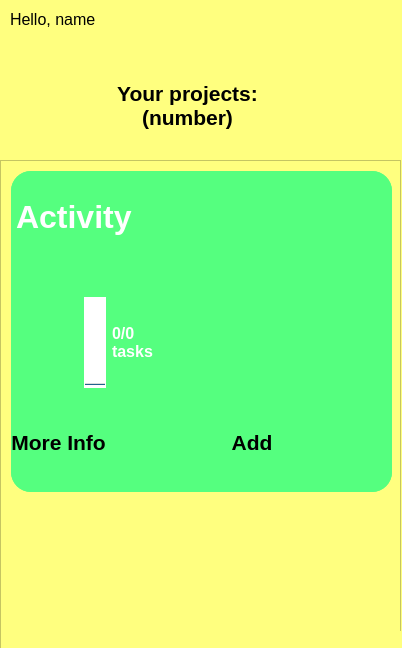
<?xml version="1.0" encoding="UTF-8"?>
<ui version="4.0">
 <class>Dialog</class>
 <widget class="QDialog" name="Dialog">
  <property name="geometry">
   <rect>
    <x>0</x>
    <y>0</y>
    <width>402</width>
    <height>648</height>
   </rect>
  </property>
  <property name="focusPolicy">
   <enum>Qt::TabFocus</enum>
  </property>
  <property name="windowTitle">
   <string>Activities View</string>
  </property>
  <property name="styleSheet">
   <string notr="true">background-color: rgb(255, 255, 127);</string>
  </property>
  <property name="sizeGripEnabled">
   <bool>true</bool>
  </property>
  <widget class="QWidget" name="gridLayoutWidget">
   <property name="geometry">
    <rect>
     <x>0</x>
     <y>0</y>
     <width>401</width>
     <height>161</height>
    </rect>
   </property>
   <layout class="QGridLayout" name="gridLayout" rowstretch="0,0,0">
    <property name="leftMargin">
     <number>10</number>
    </property>
    <property name="topMargin">
     <number>10</number>
    </property>
    <property name="rightMargin">
     <number>10</number>
    </property>
    <property name="bottomMargin">
     <number>10</number>
    </property>
    <item row="0" column="0">
     <widget class="QLabel" name="labelGreeting">
      <property name="sizePolicy">
       <sizepolicy hsizetype="Minimum" vsizetype="Maximum">
        <horstretch>0</horstretch>
        <verstretch>0</verstretch>
       </sizepolicy>
      </property>
      <property name="font">
       <font>
        <family>Arial</family>
        <pointsize>12</pointsize>
       </font>
      </property>
      <property name="text">
       <string>Hello, name</string>
      </property>
     </widget>
    </item>
    <item row="1" column="0">
     <spacer name="verticalSpacer_2">
      <property name="orientation">
       <enum>Qt::Horizontal</enum>
      </property>
      <property name="sizeType">
       <enum>QSizePolicy::Minimum</enum>
      </property>
      <property name="sizeHint" stdset="0">
       <size>
        <width>20</width>
        <height>20</height>
       </size>
      </property>
     </spacer>
    </item>
    <item row="2" column="1">
     <spacer name="verticalSpacer">
      <property name="orientation">
       <enum>Qt::Vertical</enum>
      </property>
      <property name="sizeType">
       <enum>QSizePolicy::Minimum</enum>
      </property>
      <property name="sizeHint" stdset="0">
       <size>
        <width>20</width>
        <height>40</height>
       </size>
      </property>
     </spacer>
    </item>
    <item row="2" column="0">
     <widget class="QLabel" name="labelProjectsNum">
      <property name="font">
       <font>
        <family>Arial</family>
        <pointsize>16</pointsize>
        <weight>50</weight>
        <bold>false</bold>
       </font>
      </property>
      <property name="text">
       <string>&lt;html&gt;&lt;head/&gt;&lt;body&gt;&lt;p align=&quot;center&quot;&gt;&lt;b&gt;Your projects: &lt;b&gt;&lt;br&gt; (number)&lt;/p&gt;&lt;/body&gt;&lt;/html&gt;</string>
      </property>
      <property name="wordWrap">
       <bool>true</bool>
      </property>
     </widget>
    </item>
    <item row="1" column="1">
     <widget class="QLabel" name="label_Image">
      <property name="sizePolicy">
       <sizepolicy hsizetype="Fixed" vsizetype="Fixed">
        <horstretch>0</horstretch>
        <verstretch>0</verstretch>
       </sizepolicy>
      </property>
      <property name="text">
       <string/>
      </property>
     </widget>
    </item>
   </layout>
  </widget>
  <widget class="QScrollArea" name="scrollArea">
   <property name="geometry">
    <rect>
     <x>0</x>
     <y>160</y>
     <width>401</width>
     <height>811</height>
    </rect>
   </property>
   <property name="sizePolicy">
    <sizepolicy hsizetype="Expanding" vsizetype="Expanding">
     <horstretch>0</horstretch>
     <verstretch>0</verstretch>
    </sizepolicy>
   </property>
   <property name="verticalScrollBarPolicy">
    <enum>Qt::ScrollBarAsNeeded</enum>
   </property>
   <property name="horizontalScrollBarPolicy">
    <enum>Qt::ScrollBarAlwaysOff</enum>
   </property>
   <property name="widgetResizable">
    <bool>false</bool>
   </property>
   <widget class="QWidget" name="scrollAreaWidgetContents">
    <property name="geometry">
     <rect>
      <x>0</x>
      <y>0</y>
      <width>399</width>
      <height>809</height>
     </rect>
    </property>
    <widget class="QFrame" name="frame">
     <property name="geometry">
      <rect>
       <x>10</x>
       <y>10</y>
       <width>381</width>
       <height>321</height>
      </rect>
     </property>
     <property name="autoFillBackground">
      <bool>false</bool>
     </property>
     <property name="styleSheet">
      <string notr="true">border-radius: 20px;
background-color: rgb(85, 255, 127);
</string>
     </property>
     <property name="frameShape">
      <enum>QFrame::StyledPanel</enum>
     </property>
     <property name="frameShadow">
      <enum>QFrame::Raised</enum>
     </property>
     <property name="lineWidth">
      <number>10</number>
     </property>
     <property name="midLineWidth">
      <number>10</number>
     </property>
     <widget class="QWidget" name="verticalLayoutWidget">
      <property name="geometry">
       <rect>
        <x>0</x>
        <y>0</y>
        <width>381</width>
        <height>91</height>
       </rect>
      </property>
      <layout class="QVBoxLayout" name="verticalLayout">
       <property name="leftMargin">
        <number>5</number>
       </property>
       <property name="topMargin">
        <number>5</number>
       </property>
       <property name="rightMargin">
        <number>5</number>
       </property>
       <property name="bottomMargin">
        <number>5</number>
       </property>
       <item>
        <widget class="QLabel" name="labelActivityTitle">
         <property name="font">
          <font>
           <family>Arial</family>
           <pointsize>24</pointsize>
           <weight>75</weight>
           <bold>true</bold>
          </font>
         </property>
         <property name="styleSheet">
          <string notr="true">
color: rgb(255, 255, 255);</string>
         </property>
         <property name="text">
          <string>Activity</string>
         </property>
         <property name="wordWrap">
          <bool>true</bool>
         </property>
         <property name="margin">
          <number>10</number>
         </property>
        </widget>
       </item>
      </layout>
     </widget>
     <widget class="QWidget" name="gridLayoutWidget_2">
      <property name="geometry">
       <rect>
        <x>0</x>
        <y>90</y>
        <width>381</width>
        <height>231</height>
       </rect>
      </property>
      <layout class="QGridLayout" name="gridLayout_2">
       <item row="0" column="0">
        <widget class="QProgressBar" name="progressBar">
         <property name="sizePolicy">
          <sizepolicy hsizetype="Maximum" vsizetype="Maximum">
           <horstretch>0</horstretch>
           <verstretch>0</verstretch>
          </sizepolicy>
         </property>
         <property name="layoutDirection">
          <enum>Qt::RightToLeft</enum>
         </property>
         <property name="styleSheet">
          <string notr="true">background-color: rgb(255, 255, 255);
background-image: none;
border-radius: 50px;</string>
         </property>
         <property name="value">
          <number>0</number>
         </property>
         <property name="textVisible">
          <bool>false</bool>
         </property>
         <property name="orientation">
          <enum>Qt::Vertical</enum>
         </property>
         <property name="textDirection">
          <enum>QProgressBar::BottomToTop</enum>
         </property>
         <property name="format">
          <string/>
         </property>
        </widget>
       </item>
       <item row="0" column="1">
        <widget class="QLabel" name="labelProgress">
         <property name="font">
          <font>
           <family>Arial</family>
           <pointsize>12</pointsize>
           <weight>75</weight>
           <bold>true</bold>
          </font>
         </property>
         <property name="styleSheet">
          <string notr="true">color: rgb(255, 255, 255);
border-radius: -20px;</string>
         </property>
         <property name="text">
          <string>&lt;html&gt;&lt;head/&gt;&lt;body&gt;&lt;p&gt;0/0  &lt;br&gt;
tasks&lt;/p&gt;&lt;/body&gt;&lt;/html&gt;</string>
         </property>
         <property name="textFormat">
          <enum>Qt::AutoText</enum>
         </property>
         <property name="wordWrap">
          <bool>true</bool>
         </property>
        </widget>
       </item>
       <item row="1" column="0">
        <layout class="QHBoxLayout" name="horizontalLayout_2">
         <item>
          <widget class="QPushButton" name="pushButtonMoreInfo">
           <property name="sizePolicy">
            <sizepolicy hsizetype="Minimum" vsizetype="Minimum">
             <horstretch>0</horstretch>
             <verstretch>0</verstretch>
            </sizepolicy>
           </property>
           <property name="font">
            <font>
             <family>Arial</family>
             <pointsize>16</pointsize>
             <weight>75</weight>
             <bold>true</bold>
            </font>
           </property>
           <property name="text">
            <string>More Info</string>
           </property>
          </widget>
         </item>
        </layout>
       </item>
       <item row="1" column="1">
        <widget class="QPushButton" name="pushButtonAdd">
         <property name="sizePolicy">
          <sizepolicy hsizetype="Minimum" vsizetype="Fixed">
           <horstretch>0</horstretch>
           <verstretch>0</verstretch>
          </sizepolicy>
         </property>
         <property name="font">
          <font>
           <family>Arial</family>
           <pointsize>16</pointsize>
           <weight>75</weight>
           <bold>true</bold>
          </font>
         </property>
         <property name="text">
          <string>Add</string>
         </property>
        </widget>
       </item>
      </layout>
     </widget>
    </widget>
   </widget>
  </widget>
 </widget>
 <resources>
  <include location="../qrc2.qrc"/>
 </resources>
 <connections/>
</ui>
